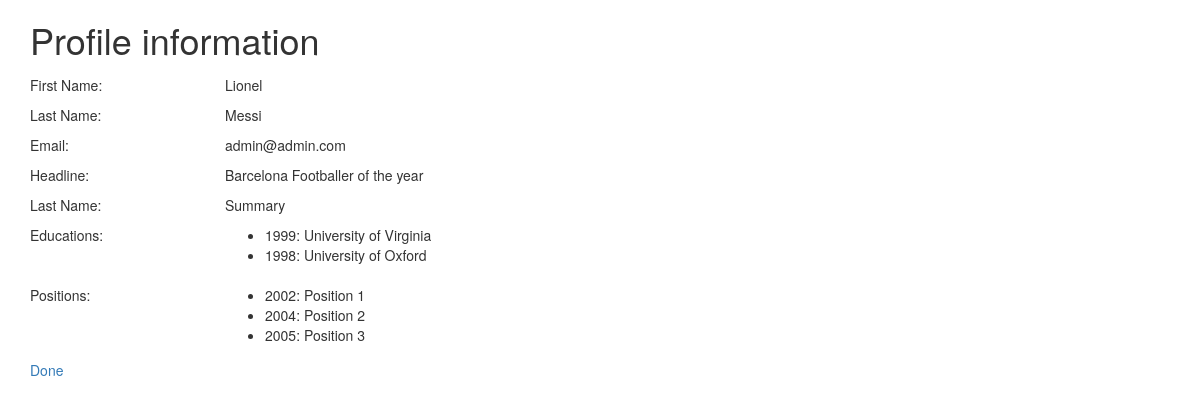
The app's page /view.php?profile_id=13 (signed in) with its own data.
### tables this page shows
CREATE TABLE `profile` (
  `profile_id` int(11) NOT NULL,
  `user_id` int(11) NOT NULL,
  `first_name` text,
  `last_name` text,
  `email` text,
  `headline` text,
  `summary` text
);

CREATE TABLE `education` (
  `profile_id` int(11) NOT NULL DEFAULT '0',
  `institution_id` int(11) NOT NULL DEFAULT '0',
  `rank` int(11) DEFAULT NULL,
  `year` int(11) DEFAULT NULL
);

CREATE TABLE `institution` (
  `institution_id` int(11) NOT NULL,
  `name` varchar(255) DEFAULT NULL
);

CREATE TABLE `position` (
  `position_id` int(11) NOT NULL,
  `profile_id` int(11) DEFAULT NULL,
  `rank` int(11) DEFAULT NULL,
  `year` int(11) DEFAULT NULL,
  `description` text
);

### view.php (the view, shortened to what this page needs)
<?php
include 'helpers/pdo_helper.php';
try
{
    $pdo = pdoHelper();
}
catch(PDOException $e)
{
    echo "Connection failed: " . $e->getMessage();
    die();
}
if (isset($_REQUEST['profile_id']))
{
    $profile_id = htmlentities($_REQUEST['profile_id']);
    $stmt = $pdo->prepare("
        SELECT * FROM profile
        WHERE profile_id = :profile_id
    ");
    $stmt->execute([
        ':profile_id' => $profile_id,
    ]);
    $profile = $stmt->fetch(PDO::FETCH_OBJ);
    $position = [];
    $education = [];
    $stmt = $pdo->prepare("
        SELECT * FROM position
        WHERE profile_id = :profile_id
    ");
    $stmt->execute([
        ':profile_id' => $profile_id,
    ]);
    while ( $row = $stmt->fetch(PDO::FETCH_OBJ) )
    {
        $position[] = $row;
    }
    $stmt = $pdo->prepare("
        SELECT * FROM education
        LEFT JOIN institution ON education.institution_id=institution.institution_id
        WHERE profile_id = :profile_id
    ");
    $stmt->execute([
        ':profile_id' => $profile_id,
    ]);
    while ( $row = $stmt->fetch(PDO::FETCH_OBJ) )
    {
        $education[] = $row;
    }
    $positionLen = count($position);
    $educationLen = count($education);
}
?>
<!DOCTYPE html>
<html>
    <head>
        <?php include 'helpers/head_helper.php'; ?>
    </head>
    <body>
        <div class="container">
            <h1>Profile information</h1>
            <div class="row">
                <div class="col-sm-2">First Name:</div>
                <div class="col-sm-4">
                    <?php echo $profile->first_name; ?>
                </div>
            </div>
            <div class="row">
                <div class="col-sm-2">Last Name:</div>
                <div class="col-sm-4">
                    <?php echo $profile->last_name; ?>
                </div>
            </div>
            <div class="row">
                <div class="col-sm-2">Email:</div>
                <div class="col-sm-4">
                    <?php echo $profile->email; ?>
                </div>
            </div>
            <div class="row">
                <div class="col-sm-2">Headline:</div>
                <div class="col-sm-4">
                    <?php echo $profile->headline; ?>
                </div>
            </div>
            <div class="row">
                <div class="col-sm-2">Last Name:</div>
                <div class="col-sm-8">
                    <?php echo $profile->summary; ?>
                </div>
            </div>
            <?php if($educationLen > 0) : ?>
                <div class="row">
                    <div class="col-sm-2">Educations:</div>
                    <div class="col-sm-8">
                        <ul>
                            <?php for($i=1; $i<=$educationLen; $i++) : ?>
                                <li><?php echo $education[$i-1]->year; ?>: <?php echo $education[$i-1]->name; ?></li>
                            <?php endfor; ?>
                        </ul>
                    </div>
                </div>
            <?php endif; ?>
            <?php if($positionLen > 0) : ?>
                <div class="row">
                    <div class="col-sm-2">Positions:</div>
                    <div class="col-sm-8">
                        <ul>
                            <?php for($i=1; $i<=$positionLen; $i++) : ?>
                                <li><?php echo $position[$i-1]->year; ?>: <?php echo $position[$i-1]->description; ?></li>
                            <?php endfor; ?>
                        </ul>
                    </div>
                </div>
            <?php endif; ?>
            <p><a href="index.php">Done</a></p>
        </div>
    </body>
</html>

### helpers/head_helper.php (shortened to what this page needs)
<link href="https://maxcdn.bootstrapcdn.com/bootstrap/3.3.7/css/bootstrap.min.css" rel="stylesheet">
<link rel="stylesheet" href="https://code.jquery.com/ui/1.12.1/themes/ui-lightness/jquery-ui.css">

### view.php (style rules this page uses)
.row { padding: 5px 0; }

### records on screen
profile: first_name "Lionel", last_name "Messi", email "admin@admin.com", headline "Barcelona Footballer of the year", summary "Summary"
education: year "1999", institution.name "University of Virginia"
education: year "1998", institution.name "University of Oxford"
position: year "2002", description "Position 1"
position: year "2004", description "Position 2"
position: year "2005", description "Position 3"
